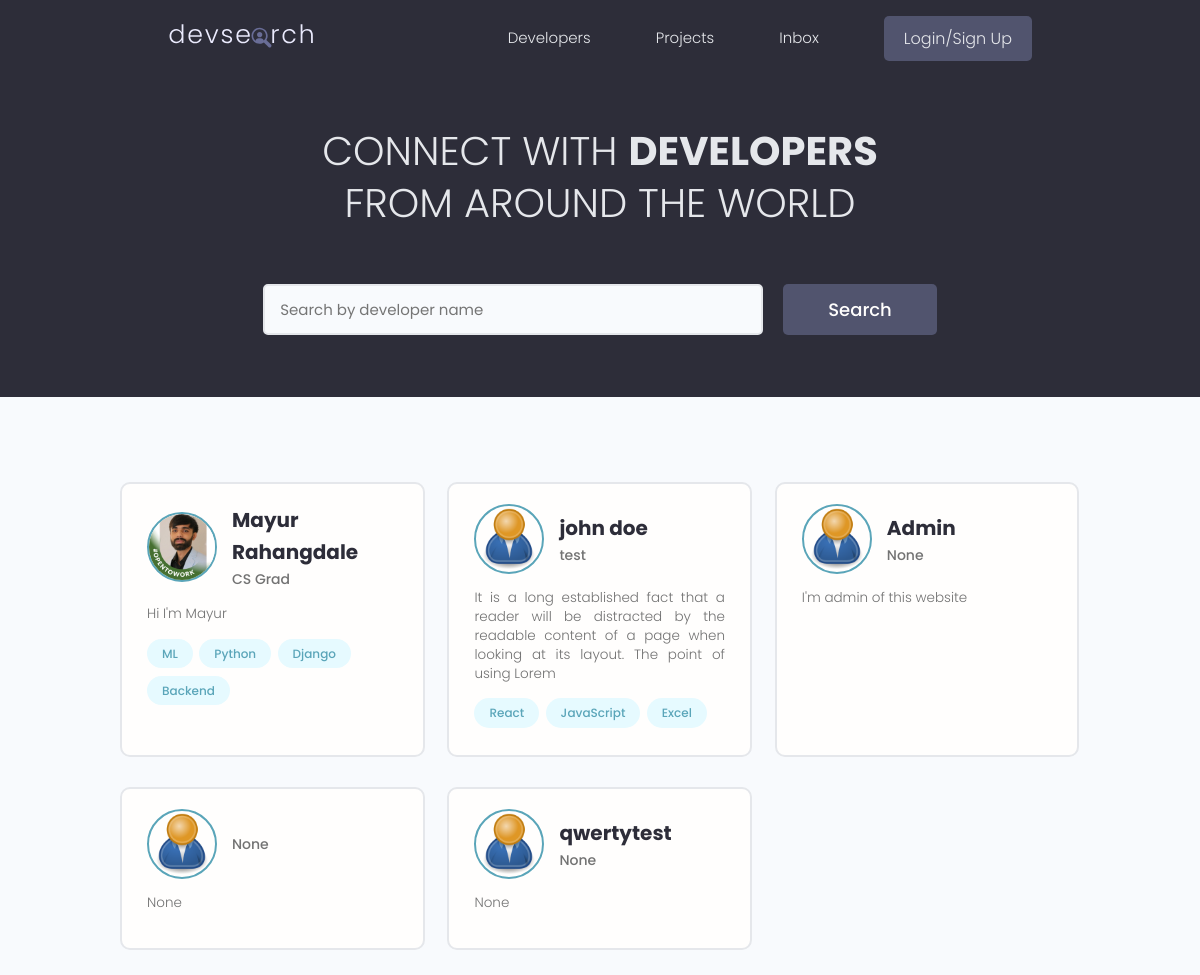
Before: / with the older database file.
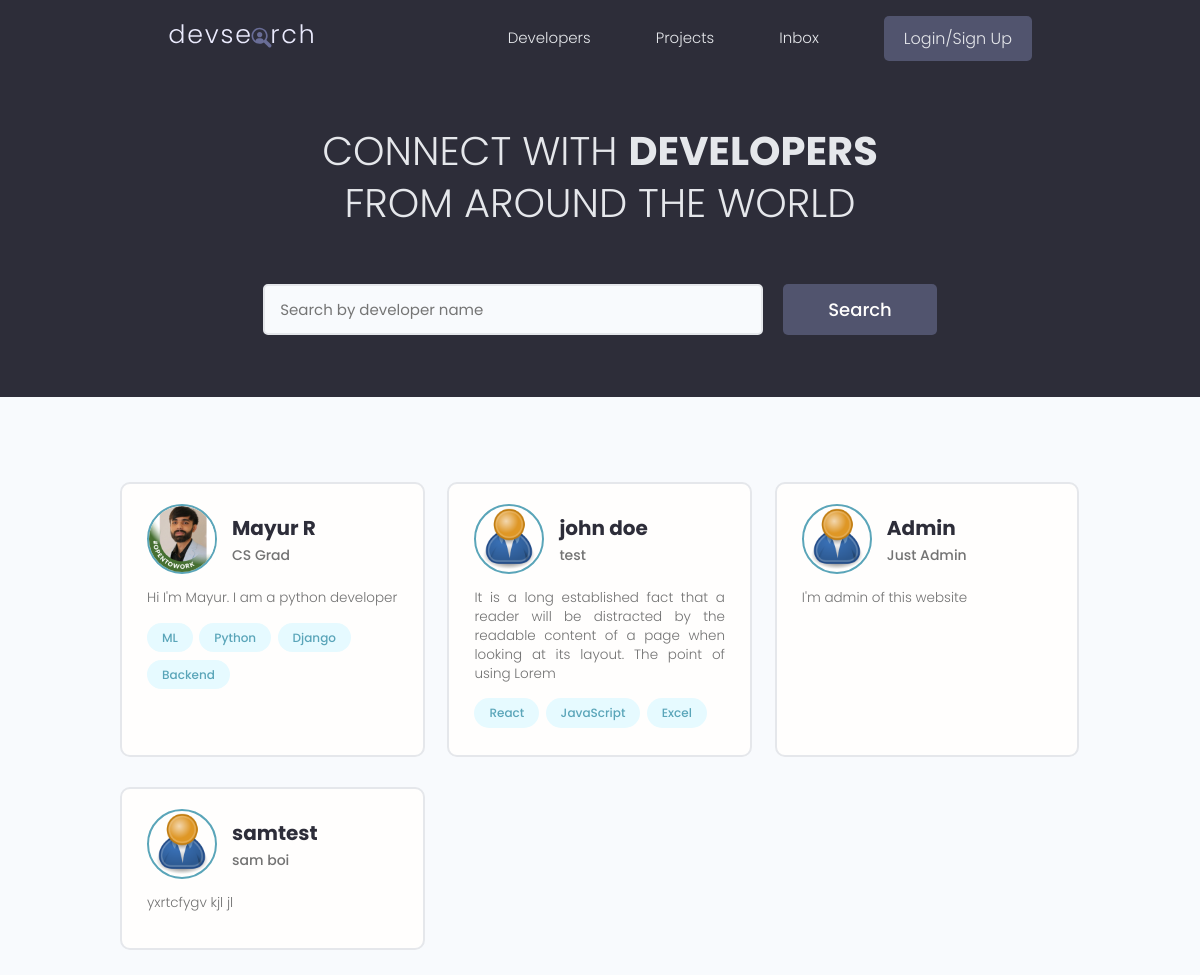
After: the same page with the newer database file.
### users/models.py (models this page shows, shortened)
class Profile(models.Model):
    user=models.OneToOneField(User, on_delete=models.CASCADE, null=True,blank=True)
    name=models.CharField(max_length=200,null=True,blank=True)
    email=models.EmailField(max_length=500,null=True,blank=True)
    username=models.CharField(max_length=200,null=True,blank=True)
    location=models.CharField(max_length=200,null=True,blank=True)
    short_intro=models.CharField(max_length=200,null=True,blank=True)
    bio=models.TextField(null=True,blank=True)
    profile_image=models.ImageField(null=True,blank=True,default="profiles/user-default.png", upload_to='profiles/')
    social_github=models.CharField(max_length=200,null=True,blank=True)
    social_twitter=models.CharField(max_length=200,null=True,blank=True)
    social_linkedin=models.CharField(max_length=200,null=True,blank=True)
    social_youtube=models.CharField(max_length=200,null=True,blank=True)
    social_website=models.CharField(max_length=200,null=True,blank=True)
    created=models.DateTimeField(auto_now_add=True)
    id=models.UUIDField(default=uuid.uuid4,unique=True,primary_key=True,editable=False)

class Skill(models.Model):
    owner=models.ForeignKey(Profile,on_delete=models.CASCADE,null=True,blank=True)
    name = models.CharField(max_length=200)
    description=models.TextField(null=True,blank=True)
    created=models.DateTimeField(auto_now_add=True)
    id=models.UUIDField(default=uuid.uuid4,unique=True,primary_key=True,editable=False)

### users/views.py (the view)
# urls.py: path('',views.profiles,name="profiles"),
def profiles(request):
    profiles=Profile.objects.all()
    context={'profiles':profiles}
    return render(request,'users/profiles.html',context)

### users/templates/users/profiles.html (shortened to what this page needs)
{% extends 'main.html' %}
{% block content %}
<main class="home">
    <section class="hero-section text-center">
      <div class="container container--narrow">
        <div class="hero-section__box">
          <h2>CONNECT WITH <span>DEVELOPERS</span></h2>
          <h2>FROM AROUND THE WORLD</h2>
        </div>
        <div class="hero-section__search">
          <form class="form" action="#" method="get">
            <div class="form__field">
              <input class="input input--text" id="formInput#search" type="text" name="text"
                placeholder="Search by developer name" />
            </div>
            <input class="btn btn--sub btn--lg" type="submit" value="Search" />
          </form>
        </div>
      </div>
    </section>
    <section class="devlist">
      <div class="container">
        <div class="grid grid--three">
        {% for profile in profiles %}
          <div class="column card">
            <div class="dev">
              <a href="{% url 'user-profile' profile.id %}" class="card__body">
                <div class="dev__profile">
                  <img class="avatar avatar--md" src="{{profile.profile_image.url}}" alt="image" />
                  <div class="dev__meta">
                    <h3>{{profile.name}}</h3>
                    <h5>{{profile.short_intro|slice:"150"}}</h5>
                  </div>
                </div>
                <p class="dev__info">
                    {{profile.bio|slice:"150"}}
                </p>
                <div class="dev__skills">
                {% for skill in profile.skill_set.all|slice:"5" %}
                  <span class="tag tag--pill tag--main">
                    <small>{{skill.name}}</small>
                  </span>
                 {% endfor %}
                </div>
              </a>
            </div>
          </div>
          {% endfor %}
        </div>
      </div>
    </section>
  </main>
{% endblock content%}

Changed rows visible on the page:
removed Profile: profile_image (placeholder picture), short_intro "None", bio "None"
removed Profile: profile_image (placeholder picture), name "qwertytest", short_intro "None", bio "None"
changed Profile "CS Grad": name "Mayur Rahangdale" → "Mayur R"; bio "Hi I'm Mayur" → "Hi I'm Mayur. I am a python developer"
changed Profile "Admin": short_intro "None" → "Just Admin"
added Profile: profile_image (placeholder picture), name "samtest", short_intro "sam boi", bio "yxrtcfygv kjl jl"
